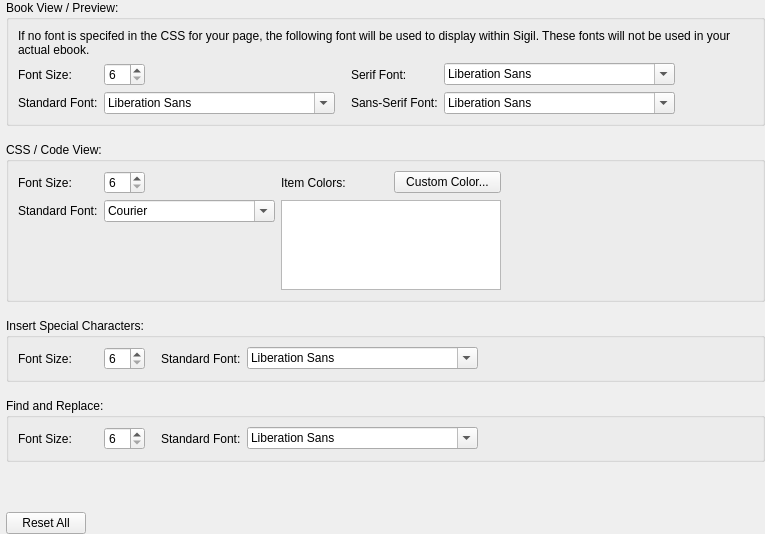
<?xml version="1.0" encoding="UTF-8"?>
<ui version="4.0">
 <class>AppearanceWidget</class>
 <widget class="QWidget" name="AppearanceWidget">
  <property name="geometry">
   <rect>
    <x>0</x>
    <y>0</y>
    <width>765</width>
    <height>534</height>
   </rect>
  </property>
  <property name="windowTitle">
   <string>Appearance</string>
  </property>
  <layout class="QVBoxLayout" name="verticalLayout">
   <property name="leftMargin">
    <number>6</number>
   </property>
   <property name="topMargin">
    <number>0</number>
   </property>
   <property name="rightMargin">
    <number>0</number>
   </property>
   <property name="bottomMargin">
    <number>0</number>
   </property>
   <item>
    <widget class="QGroupBox" name="groupBoxBookView">
     <property name="title">
      <string>Book View / Preview:</string>
     </property>
     <layout class="QVBoxLayout" name="verticalLayoutBV">
      <item>
       <widget class="QLabel" name="labelWarning">
        <property name="toolTip">
         <string/>
        </property>
        <property name="text">
         <string>If no font is specifed in the CSS for your page, the following font will be used to display within Sigil. These fonts will not be used in your actual ebook.</string>
        </property>
        <property name="wordWrap">
         <bool>true</bool>
        </property>
       </widget>
      </item>
      <item>
       <layout class="QHBoxLayout" name="horizontalLayoutBV" stretch="0,0">
        <item>
         <layout class="QGridLayout" name="gridLayoutBV">
          <item row="1" column="4">
           <spacer name="horizontalSpacer_5">
            <property name="orientation">
             <enum>Qt::Horizontal</enum>
            </property>
            <property name="sizeType">
             <enum>QSizePolicy::Fixed</enum>
            </property>
            <property name="sizeHint" stdset="0">
             <size>
              <width>10</width>
              <height>10</height>
             </size>
            </property>
           </spacer>
          </item>
          <item row="0" column="4">
           <spacer name="horizontalSpacer_3">
            <property name="orientation">
             <enum>Qt::Horizontal</enum>
            </property>
            <property name="sizeType">
             <enum>QSizePolicy::Fixed</enum>
            </property>
            <property name="sizeHint" stdset="0">
             <size>
              <width>10</width>
              <height>20</height>
             </size>
            </property>
           </spacer>
          </item>
          <item row="0" column="0">
           <widget class="QLabel" name="labelBookViewFontSize">
            <property name="minimumSize">
             <size>
              <width>80</width>
              <height>0</height>
             </size>
            </property>
            <property name="toolTip">
             <string>Default font size to be used for Book View and Preview
if no font-size specified in your CSS</string>
            </property>
            <property name="text">
             <string>Font Size:</string>
            </property>
           </widget>
          </item>
          <item row="0" column="7">
           <spacer name="horizontalSpacerBV">
            <property name="orientation">
             <enum>Qt::Horizontal</enum>
            </property>
            <property name="sizeHint" stdset="0">
             <size>
              <width>0</width>
              <height>20</height>
             </size>
            </property>
           </spacer>
          </item>
          <item row="1" column="5">
           <widget class="QLabel" name="labelBookViewFontSansSerif">
            <property name="toolTip">
             <string>Default font family to be used for Book View and Preview
if a sans-serif font-family specified in your CSS</string>
            </property>
            <property name="text">
             <string>Sans-Serif Font:</string>
            </property>
           </widget>
          </item>
          <item row="1" column="6">
           <widget class="QFontComboBox" name="cbBookViewFontSansSerif"/>
          </item>
          <item row="0" column="5">
           <widget class="QLabel" name="labelBookViewFontSerif">
            <property name="toolTip">
             <string>Default font family to be used for Book View and Preview
if a serif font-family specified in your CSS</string>
            </property>
            <property name="text">
             <string>Serif Font:</string>
            </property>
           </widget>
          </item>
          <item row="0" column="6">
           <widget class="QFontComboBox" name="cbBookViewFontSerif"/>
          </item>
          <item row="1" column="2" colspan="2">
           <widget class="QFontComboBox" name="cbBookViewFontStandard"/>
          </item>
          <item row="1" column="0">
           <widget class="QLabel" name="labelBookViewFontStandard">
            <property name="toolTip">
             <string>Default font family to be used for Book View and Preview
if no font-family specified in your CSS</string>
            </property>
            <property name="text">
             <string>Standard Font:</string>
            </property>
           </widget>
          </item>
          <item row="0" column="2">
           <widget class="QSpinBox" name="bookViewFontSizeSpin">
            <property name="minimum">
             <number>6</number>
            </property>
            <property name="maximum">
             <number>99</number>
            </property>
           </widget>
          </item>
          <item row="0" column="3">
           <spacer name="horizontalSpacer_6">
            <property name="orientation">
             <enum>Qt::Horizontal</enum>
            </property>
            <property name="sizeHint" stdset="0">
             <size>
              <width>40</width>
              <height>20</height>
             </size>
            </property>
           </spacer>
          </item>
         </layout>
        </item>
        <item>
         <spacer name="horizontalSpacerBV2">
          <property name="orientation">
           <enum>Qt::Horizontal</enum>
          </property>
          <property name="sizeHint" stdset="0">
           <size>
            <width>0</width>
            <height>20</height>
           </size>
          </property>
         </spacer>
        </item>
       </layout>
      </item>
     </layout>
    </widget>
   </item>
   <item>
    <spacer name="verticalSpacerViews">
     <property name="orientation">
      <enum>Qt::Vertical</enum>
     </property>
     <property name="sizeType">
      <enum>QSizePolicy::Fixed</enum>
     </property>
     <property name="sizeHint" stdset="0">
      <size>
       <width>0</width>
       <height>10</height>
      </size>
     </property>
    </spacer>
   </item>
   <item>
    <widget class="QGroupBox" name="groupBoxCodeView">
     <property name="title">
      <string>CSS / Code View:</string>
     </property>
     <layout class="QVBoxLayout" name="verticalLayoutCV">
      <item>
       <layout class="QHBoxLayout" name="horizontalLayoutCV" stretch="0,0">
        <item>
         <layout class="QGridLayout" name="gridLayoutCV" columnstretch="0,0,0,0,0">
          <item row="0" column="1">
           <widget class="QSpinBox" name="codeViewFontSizeSpin">
            <property name="minimum">
             <number>6</number>
            </property>
           </widget>
          </item>
          <item row="0" column="3">
           <widget class="QLabel" name="labelColors">
            <property name="text">
             <string>Item Colors:</string>
            </property>
           </widget>
          </item>
          <item row="0" column="0">
           <widget class="QLabel" name="labelCodeViewFontSize">
            <property name="minimumSize">
             <size>
              <width>80</width>
              <height>0</height>
             </size>
            </property>
            <property name="toolTip">
             <string>Font size to be used for text in Code View.</string>
            </property>
            <property name="text">
             <string>Font Size:</string>
            </property>
           </widget>
          </item>
          <item row="0" column="2">
           <spacer name="horizontalSpacerCSS">
            <property name="orientation">
             <enum>Qt::Horizontal</enum>
            </property>
            <property name="sizeHint" stdset="0">
             <size>
              <width>0</width>
              <height>20</height>
             </size>
            </property>
           </spacer>
          </item>
          <item row="1" column="0">
           <widget class="QLabel" name="labelCodeViewFont">
            <property name="toolTip">
             <string>Font family to be used for text in Code View.</string>
            </property>
            <property name="text">
             <string>Standard Font:</string>
            </property>
           </widget>
          </item>
          <item row="1" column="1" colspan="2">
           <widget class="QFontComboBox" name="cbCodeViewFont">
            <property name="fontFilters">
             <set>QFontComboBox::MonospacedFonts</set>
            </property>
           </widget>
          </item>
          <item row="1" column="3" rowspan="2" colspan="2">
           <widget class="QListWidget" name="codeViewColorsList">
            <property name="maximumSize">
             <size>
              <width>220</width>
              <height>90</height>
             </size>
            </property>
           </widget>
          </item>
          <item row="0" column="4">
           <widget class="QPushButton" name="customColorButton">
            <property name="sizePolicy">
             <sizepolicy hsizetype="Preferred" vsizetype="Fixed">
              <horstretch>0</horstretch>
              <verstretch>0</verstretch>
             </sizepolicy>
            </property>
            <property name="minimumSize">
             <size>
              <width>90</width>
              <height>0</height>
             </size>
            </property>
            <property name="toolTip">
             <string>Select an alternative color for this display item</string>
            </property>
            <property name="text">
             <string>Custom Color...</string>
            </property>
           </widget>
          </item>
         </layout>
        </item>
        <item>
         <spacer name="horizontalSpacer_7">
          <property name="orientation">
           <enum>Qt::Horizontal</enum>
          </property>
          <property name="sizeHint" stdset="0">
           <size>
            <width>40</width>
            <height>20</height>
           </size>
          </property>
         </spacer>
        </item>
       </layout>
      </item>
     </layout>
    </widget>
   </item>
   <item>
    <spacer name="verticalSpacerSC">
     <property name="orientation">
      <enum>Qt::Vertical</enum>
     </property>
     <property name="sizeType">
      <enum>QSizePolicy::Fixed</enum>
     </property>
     <property name="sizeHint" stdset="0">
      <size>
       <width>0</width>
       <height>10</height>
      </size>
     </property>
    </spacer>
   </item>
   <item>
    <widget class="QGroupBox" name="groupBoxSpecialCharacter">
     <property name="title">
      <string>Insert Special Characters:</string>
     </property>
     <layout class="QHBoxLayout" name="horizontalLayoutSC" stretch="0,0">
      <item>
       <layout class="QGridLayout" name="gridLayoutSC">
        <item row="0" column="0">
         <widget class="QLabel" name="labelSpecialCharacterFontSize">
          <property name="minimumSize">
           <size>
            <width>80</width>
            <height>0</height>
           </size>
          </property>
          <property name="toolTip">
           <string>Font size to be used for Insert Special Characters window</string>
          </property>
          <property name="text">
           <string>Font Size:</string>
          </property>
         </widget>
        </item>
        <item row="0" column="6">
         <spacer name="horizontalSpacerSC">
          <property name="orientation">
           <enum>Qt::Horizontal</enum>
          </property>
          <property name="sizeHint" stdset="0">
           <size>
            <width>0</width>
            <height>20</height>
           </size>
          </property>
         </spacer>
        </item>
        <item row="0" column="2">
         <widget class="QSpinBox" name="specialCharacterFontSizeSpin">
          <property name="minimum">
           <number>6</number>
          </property>
          <property name="maximum">
           <number>99</number>
          </property>
         </widget>
        </item>
        <item row="0" column="4">
         <widget class="QLabel" name="labelSpecialCharacterFont">
          <property name="toolTip">
           <string>Font family to be used for Insert Special Characters window</string>
          </property>
          <property name="text">
           <string>Standard Font:</string>
          </property>
         </widget>
        </item>
        <item row="0" column="5">
         <widget class="QFontComboBox" name="cbSpecialCharacterFont"/>
        </item>
        <item row="0" column="3">
         <spacer name="horizontalSpacer">
          <property name="orientation">
           <enum>Qt::Horizontal</enum>
          </property>
          <property name="sizeType">
           <enum>QSizePolicy::Fixed</enum>
          </property>
          <property name="sizeHint" stdset="0">
           <size>
            <width>10</width>
            <height>20</height>
           </size>
          </property>
         </spacer>
        </item>
       </layout>
      </item>
      <item>
       <spacer name="horizontalSpacerSC2">
        <property name="orientation">
         <enum>Qt::Horizontal</enum>
        </property>
        <property name="sizeHint" stdset="0">
         <size>
          <width>0</width>
          <height>0</height>
         </size>
        </property>
       </spacer>
      </item>
     </layout>
    </widget>
   </item>
   <item>
    <spacer name="verticalSpacerFR">
     <property name="orientation">
      <enum>Qt::Vertical</enum>
     </property>
     <property name="sizeType">
      <enum>QSizePolicy::Fixed</enum>
     </property>
     <property name="sizeHint" stdset="0">
      <size>
       <width>20</width>
       <height>10</height>
      </size>
     </property>
    </spacer>
   </item>
   <item>
    <widget class="QGroupBox" name="groupBoxFindReplace">
     <property name="title">
      <string>Find and Replace:</string>
     </property>
     <layout class="QHBoxLayout" name="horizontalLayoutSC" stretch="0,0">
      <item>
       <layout class="QGridLayout" name="gridLayoutFR">
        <item row="0" column="3">
         <widget class="QLabel" name="labelFindReplaceFont">
          <property name="toolTip">
           <string>Font family to be used for Find and Replace text boxes.</string>
          </property>
          <property name="text">
           <string>Standard Font:</string>
          </property>
         </widget>
        </item>
        <item row="0" column="1">
         <widget class="QSpinBox" name="findReplaceFontSizeSpin">
          <property name="minimum">
           <number>6</number>
          </property>
         </widget>
        </item>
        <item row="0" column="0">
         <widget class="QLabel" name="labelFindReplaceFontSize">
          <property name="minimumSize">
           <size>
            <width>80</width>
            <height>0</height>
           </size>
          </property>
          <property name="toolTip">
           <string>Font size to be used for Find and Replace text boxes.</string>
          </property>
          <property name="text">
           <string>Font Size:</string>
          </property>
         </widget>
        </item>
        <item row="0" column="4">
         <widget class="QFontComboBox" name="cbFindReplaceFont"/>
        </item>
        <item row="0" column="2">
         <spacer name="horizontalSpacer_4">
          <property name="orientation">
           <enum>Qt::Horizontal</enum>
          </property>
          <property name="sizeType">
           <enum>QSizePolicy::Fixed</enum>
          </property>
          <property name="sizeHint" stdset="0">
           <size>
            <width>10</width>
            <height>20</height>
           </size>
          </property>
         </spacer>
        </item>
       </layout>
      </item>
      <item>
       <spacer name="horizontalSpacerFR">
        <property name="orientation">
         <enum>Qt::Horizontal</enum>
        </property>
        <property name="sizeHint" stdset="0">
         <size>
          <width>0</width>
          <height>0</height>
         </size>
        </property>
       </spacer>
      </item>
     </layout>
    </widget>
   </item>
   <item>
    <spacer name="verticalSpacer">
     <property name="orientation">
      <enum>Qt::Vertical</enum>
     </property>
     <property name="sizeHint" stdset="0">
      <size>
       <width>20</width>
       <height>0</height>
      </size>
     </property>
    </spacer>
   </item>
   <item>
    <layout class="QHBoxLayout" name="horizontalLayoutReset">
     <item>
      <widget class="QPushButton" name="resetAllButton">
       <property name="sizePolicy">
        <sizepolicy hsizetype="Preferred" vsizetype="Fixed">
         <horstretch>0</horstretch>
         <verstretch>0</verstretch>
        </sizepolicy>
       </property>
       <property name="toolTip">
        <string>Reset all fonts and colors to the default values</string>
       </property>
       <property name="text">
        <string>Reset All</string>
       </property>
      </widget>
     </item>
     <item>
      <spacer name="horizontalSpacer_2">
       <property name="orientation">
        <enum>Qt::Horizontal</enum>
       </property>
       <property name="sizeHint" stdset="0">
        <size>
         <width>40</width>
         <height>20</height>
        </size>
       </property>
      </spacer>
     </item>
    </layout>
   </item>
  </layout>
 </widget>
 <resources/>
 <connections/>
</ui>
